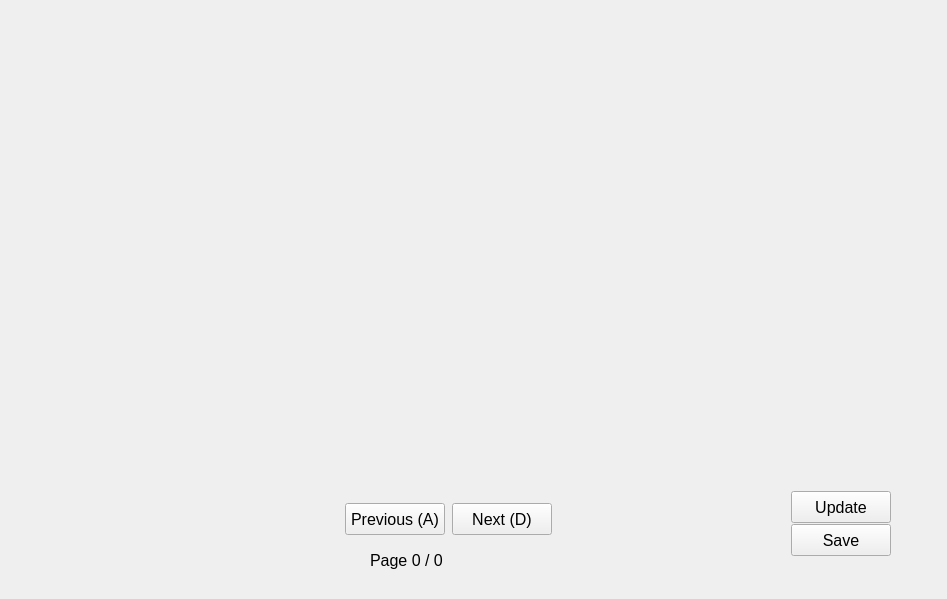
<?xml version="1.0" encoding="UTF-8"?>
<ui version="4.0">
 <class>QHistPoolWidget</class>
 <widget class="QWidget" name="QHistPoolWidget">
  <property name="geometry">
   <rect>
    <x>0</x>
    <y>0</y>
    <width>947</width>
    <height>599</height>
   </rect>
  </property>
  <property name="windowTitle">
   <string>Form</string>
  </property>
  <widget class="QPushButton" name="pbNext">
   <property name="geometry">
    <rect>
     <x>452</x>
     <y>503</y>
     <width>100</width>
     <height>32</height>
    </rect>
   </property>
   <property name="font">
    <font>
     <pointsize>12</pointsize>
     <weight>50</weight>
     <bold>false</bold>
    </font>
   </property>
   <property name="text">
    <string>Next (D)</string>
   </property>
  </widget>
  <widget class="QPushButton" name="pbPrevious">
   <property name="geometry">
    <rect>
     <x>345</x>
     <y>503</y>
     <width>100</width>
     <height>32</height>
    </rect>
   </property>
   <property name="font">
    <font>
     <pointsize>12</pointsize>
     <weight>50</weight>
     <bold>false</bold>
    </font>
   </property>
   <property name="text">
    <string>Previous (A)</string>
   </property>
  </widget>
  <widget class="QPushButton" name="pbUpdate">
   <property name="geometry">
    <rect>
     <x>791</x>
     <y>491</y>
     <width>100</width>
     <height>32</height>
    </rect>
   </property>
   <property name="font">
    <font>
     <pointsize>12</pointsize>
    </font>
   </property>
   <property name="text">
    <string>Update</string>
   </property>
  </widget>
  <widget class="QPushButton" name="pbSave">
   <property name="geometry">
    <rect>
     <x>791</x>
     <y>524</y>
     <width>100</width>
     <height>32</height>
    </rect>
   </property>
   <property name="font">
    <font>
     <pointsize>12</pointsize>
    </font>
   </property>
   <property name="text">
    <string>Save</string>
   </property>
  </widget>
  <widget class="QLabel" name="labelPage">
   <property name="geometry">
    <rect>
     <x>370</x>
     <y>550</y>
     <width>81</width>
     <height>21</height>
    </rect>
   </property>
   <property name="font">
    <font>
     <pointsize>12</pointsize>
    </font>
   </property>
   <property name="text">
    <string>Page 0 / 0</string>
   </property>
  </widget>
 </widget>
 <resources/>
 <connections>
  <connection>
   <sender>pbPrevious</sender>
   <signal>clicked()</signal>
   <receiver>QHistPoolWidget</receiver>
   <slot>ShowPrevious()</slot>
   <hints>
    <hint type="sourcelabel">
     <x>389</x>
     <y>525</y>
    </hint>
    <hint type="destinationlabel">
     <x>214</x>
     <y>478</y>
    </hint>
   </hints>
  </connection>
  <connection>
   <sender>pbNext</sender>
   <signal>clicked()</signal>
   <receiver>QHistPoolWidget</receiver>
   <slot>ShowNext()</slot>
   <hints>
    <hint type="sourcelabel">
     <x>541</x>
     <y>504</y>
    </hint>
    <hint type="destinationlabel">
     <x>703</x>
     <y>483</y>
    </hint>
   </hints>
  </connection>
  <connection>
   <sender>pbSave</sender>
   <signal>clicked()</signal>
   <receiver>QHistPoolWidget</receiver>
   <slot>Save()</slot>
   <hints>
    <hint type="sourcelabel">
     <x>840</x>
     <y>543</y>
    </hint>
    <hint type="destinationlabel">
     <x>717</x>
     <y>462</y>
    </hint>
   </hints>
  </connection>
  <connection>
   <sender>pbUpdate</sender>
   <signal>clicked()</signal>
   <receiver>QHistPoolWidget</receiver>
   <slot>Update()</slot>
   <hints>
    <hint type="sourcelabel">
     <x>873</x>
     <y>501</y>
    </hint>
    <hint type="destinationlabel">
     <x>642</x>
     <y>400</y>
    </hint>
   </hints>
  </connection>
 </connections>
 <slots>
  <slot>ShowPrevious()</slot>
  <slot>ShowNext()</slot>
  <slot>Save()</slot>
  <slot>Update()</slot>
 </slots>
</ui>
